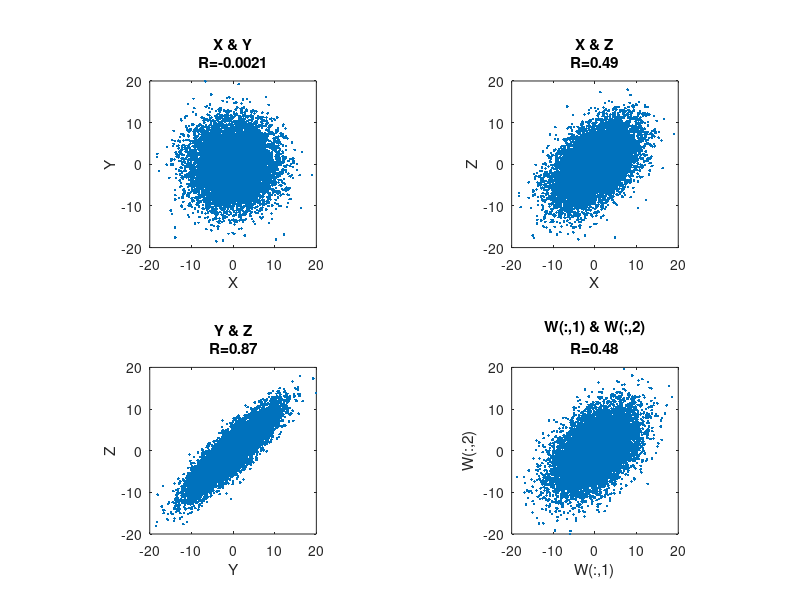

MATLAB code for this plot:
clear; close all;
N = 10000;
x = 5*randn(N,1);
y = 5*randn(N,1);
% generate random numbers correlated with x and y
c = 0.5;
z = c*x + sqrt(1-c^2)*y;
%% calculate covariant matrix
C_xy = cov(x,y);
C_xz = cov(x,z);
C_yz = cov(y,z);
%% calculate covariance & correlation
[R_xy, p_xy] = corrcoef(x,y);
[R_xz, p_xz] = corrcoef(x,z);
[R_yz, p_yz] = corrcoef(y,z);
%% generate random numbers based on the covariance matrix
mu = [0 0];
w = mvnrnd(mu, C_xz, N);
R_w = corrcoef(w);

% plot data
% plot X & Y
subplot(2,2,1)
plot(x,y,'.')
xlabel('X');ylabel('Y');
str_ttl = {'X & Y';sprintf('R=%.2g',R_xy(1,2))};
title(str_ttl)
set(gca,'xlim',[-20 20],'ylim',[-20 20])
axis square
% plot X & Z
subplot(2,2,2)
plot(x,z,'.')
xlabel('X');ylabel('Z');
str_ttl = {'X & Z';sprintf('R=%.2g',R_xz(1,2))};
title(str_ttl)
set(gca,'xlim',[-20 20],'ylim',[-20 20])
axis square
% plot Y & Z
subplot(2,2,3)
plot(y,z,'.')
xlabel('Y');ylabel('Z');
str_ttl = {'Y & Z';sprintf('R=%.2g',R_yz(1,2))};
title(str_ttl)
set(gca,'xlim',[-20 20],'ylim',[-20 20])
axis square
% plot W(:,1) & W(:,2)
subplot(2,2,4)
plot(w(:,1),w(:,2),'.')
xlabel('W(:,1)');ylabel('W(:,2)');
str_ttl = {'W(:,1) & W(:,2)';sprintf('R=%.3g',R_w(1,2))};
title(str_ttl)
set(gca,'xlim',[-20 20],'ylim',[-20 20])
axis square
